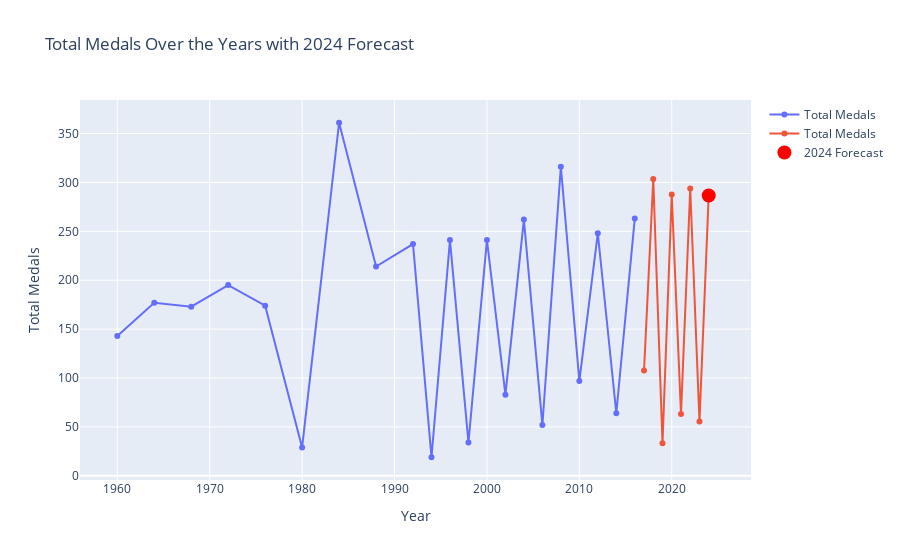
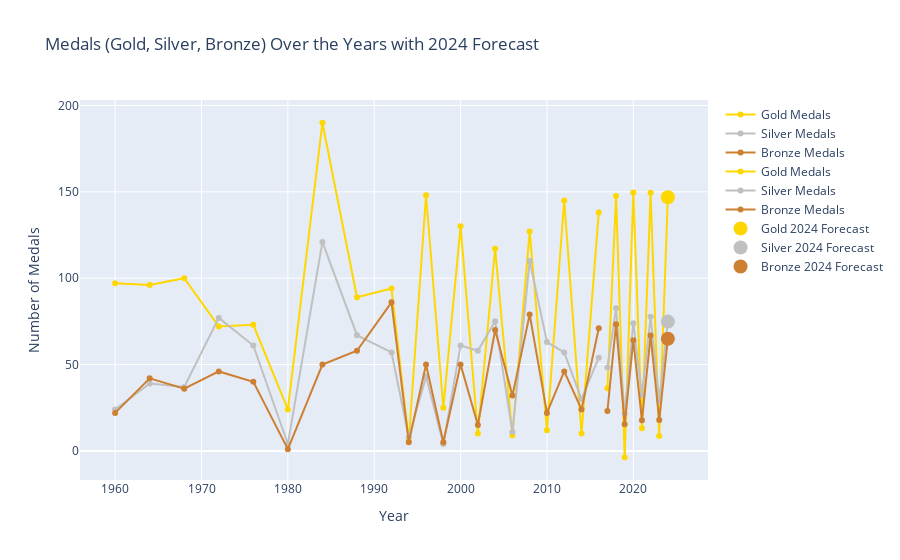
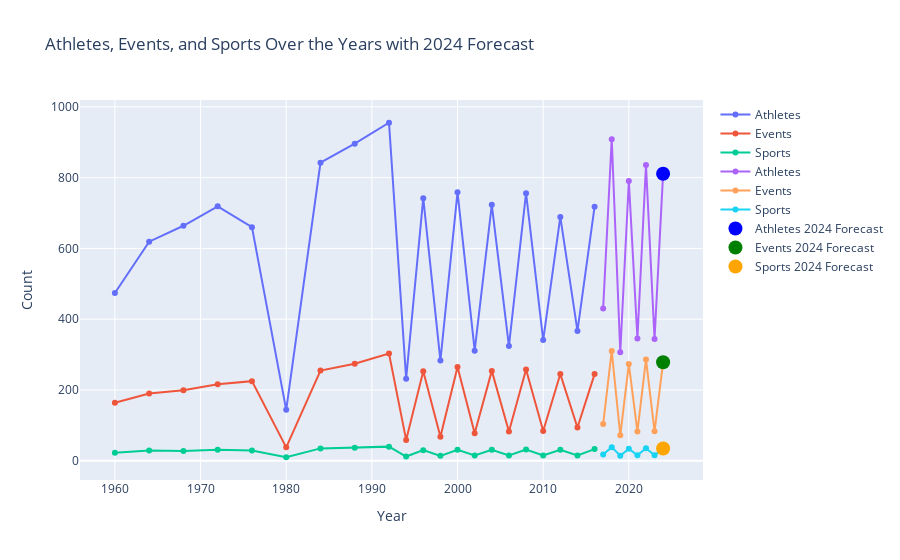

Source (notebook cell) for these figures, in order:
### Markdown cell above
## Visualizations for 2024 - USA

### Code cell
# Create traces for each plot
fig1 = go.Figure()
fig1.add_trace(go.Scatter(x=usa_data.index, y=usa_data['Total_Medals'], mode='lines+markers', name='Total Medals'))
fig1.add_trace(go.Scatter(x=forecast_df.index, y=forecast_df['Total_Medals'], mode='lines+markers', name='Total Medals'))
fig1.add_trace(go.Scatter(x=[forecast_df.index[-1]], y=[forecast_df['Total_Medals'].iloc[-1]], mode='markers', name='2024 Forecast', marker=dict(color='red', size=14)))
fig1.update_layout(title='Total Medals Over the Years with 2024 Forecast',
                   xaxis_title='Year',
                   yaxis_title='Total Medals')
fig1.show()

fig2 = go.Figure()
fig2.add_trace(go.Scatter(x=usa_data.index, y=usa_data['Gold'], mode='lines+markers', name='Gold Medals', line=dict(color='gold')))
fig2.add_trace(go.Scatter(x=usa_data.index, y=usa_data['Silver'], mode='lines+markers', name='Silver Medals', line=dict(color='silver')))
fig2.add_trace(go.Scatter(x=usa_data.index, y=usa_data['Bronze'], mode='lines+markers', name='Bronze Medals', line=dict(color='#CD7F32')))
fig2.add_trace(go.Scatter(x=forecast_df.index, y=forecast_df['Gold'], mode='lines+markers', name='Gold Medals', line=dict(color='gold')))
fig2.add_trace(go.Scatter(x=forecast_df.index, y=forecast_df['Silver'], mode='lines+markers', name='Silver Medals', line=dict(color='silver')))
fig2.add_trace(go.Scatter(x=forecast_df.index, y=forecast_df['Bronze'], mode='lines+markers', name='Bronze Medals', line=dict(color='#CD7F32')))
fig2.add_trace(go.Scatter(x=[forecast_df.index[-1]], y=[forecast_df['Gold'].iloc[-1]], mode='markers', name='Gold 2024 Forecast', marker=dict(color='gold', size=14)))
fig2.add_trace(go.Scatter(x=[forecast_df.index[-1]], y=[forecast_df['Silver'].iloc[-1]], mode='markers', name='Silver 2024 Forecast', marker=dict(color='silver', size=14)))
fig2.add_trace(go.Scatter(x=[forecast_df.index[-1]], y=[forecast_df['Bronze'].iloc[-1]], mode='markers', name='Bronze 2024 Forecast', marker=dict(color='#CD7F32', size=14)))
fig2.update_layout(title='Medals (Gold, Silver, Bronze) Over the Years with 2024 Forecast',
                   xaxis_title='Year',
                   yaxis_title='Number of Medals')
fig2.show()

fig3 = go.Figure()
fig3.add_trace(go.Scatter(x=usa_data.index, y=usa_data['Athletes'], mode='lines+markers', name='Athletes'))
fig3.add_trace(go.Scatter(x=usa_data.index, y=usa_data['Events'], mode='lines+markers', name='Events'))
fig3.add_trace(go.Scatter(x=usa_data.index, y=usa_data['Sports'], mode='lines+markers', name='Sports'))
fig3.add_trace(go.Scatter(x=forecast_df.index, y=forecast_df['Athletes'], mode='lines+markers', name='Athletes'))
fig3.add_trace(go.Scatter(x=forecast_df.index, y=forecast_df['Events'], mode='lines+markers', name='Events'))
fig3.add_trace(go.Scatter(x=forecast_df.index, y=forecast_df['Sports'], mode='lines+markers', name='Sports'))
fig3.add_trace(go.Scatter(x=[forecast_df.index[-1]], y=[forecast_df['Athletes'].iloc[-1]], mode='markers', name='Athletes 2024 Forecast', marker=dict(color='blue', size=14)))
fig3.add_trace(go.Scatter(x=[forecast_df.index[-1]], y=[forecast_df['Events'].iloc[-1]], mode='markers', name='Events 2024 Forecast', marker=dict(color='green', size=14)))
fig3.add_trace(go.Scatter(x=[forecast_df.index[-1]], y=[forecast_df['Sports'].iloc[-1]], mode='markers', name='Sports 2024 Forecast', marker=dict(color='orange', size=14)))
fig3.update_layout(title='Athletes, Events, and Sports Over the Years with 2024 Forecast',
                   xaxis_title='Year',
                   yaxis_title='Count')
fig3.show()

### Figure 1 — Plotly figure (JSON) as saved in the notebook; plotly's stock layout.template omitted (floating-point values rounded to 4 significant figures)
{"data": [{"mode": "lines+markers", "name": "Total Medals", "type": "scatter", "x": ["1960-01-01T00:00:00", "1964-01-01T00:00:00", "1968-01-01T00:00:00", "1972-01-01T00:00:00", "1976-01-01T00:00:00", "1980-01-01T00:00:00", "1984-01-01T00:00:00", "1988-01-01T00:00:00", "1992-01-01T00:00:00", "1994-01-01T00:00:00", "1996-01-01T00:00:00", "1998-01-01T00:00:00", "2000-01-01T00:00:00", "2002-01-01T00:00:00", "2004-01-01T00:00:00", "2006-01-01T00:00:00", "2008-01-01T00:00:00", "2010-01-01T00:00:00", "2012-01-01T00:00:00", "2014-01-01T00:00:00", "2016-01-01T00:00:00"], "y": [143, 177, 173, 195, 174, 29, 361, 214, 237, 19, 241, 34, 241, 83, 262, 52, 316, 97, 248, 64, 263]}, {"mode": "lines+markers", "name": "Total Medals", "type": "scatter", "x": ["2017-01-01", "2018-01-01", "2019-01-01", "2020-01-01", "2021-01-01", "2022-01-01", "2023-01-01", "2024-01-01"], "y": [107.6, 303.5, 33.27, 287.5, 63.19, 293.8, 55.46, 286.6]}, {"marker": {"color": "red", "size": 14}, "mode": "markers", "name": "2024 Forecast", "type": "scatter", "x": ["2024-01-01"], "y": [286.6]}], "layout": {"title": {"text": "Total Medals Over the Years with 2024 Forecast"}, "xaxis": {"title": {"text": "Year"}}, "yaxis": {"title": {"text": "Total Medals"}}}}

### Figure 2 — Plotly figure (JSON) as saved in the notebook; plotly's stock layout.template omitted (floating-point values rounded to 4 significant figures)
{"data": [{"line": {"color": "gold"}, "mode": "lines+markers", "name": "Gold Medals", "type": "scatter", "x": ["1960-01-01T00:00:00", "1964-01-01T00:00:00", "1968-01-01T00:00:00", "1972-01-01T00:00:00", "1976-01-01T00:00:00", "1980-01-01T00:00:00", "1984-01-01T00:00:00", "1988-01-01T00:00:00", "1992-01-01T00:00:00", "1994-01-01T00:00:00", "1996-01-01T00:00:00", "1998-01-01T00:00:00", "2000-01-01T00:00:00", "2002-01-01T00:00:00", "2004-01-01T00:00:00", "2006-01-01T00:00:00", "2008-01-01T00:00:00", "2010-01-01T00:00:00", "2012-01-01T00:00:00", "2014-01-01T00:00:00", "2016-01-01T00:00:00"], "y": [97, 96, 100, 72, 73, 24, 190, 89, 94, 6, 148, 25, 130, 10, 117, 9, 127, 12, 145, 10, 138]}, {"line": {"color": "silver"}, "mode": "lines+markers", "name": "Silver Medals", "type": "scatter", "x": ["1960-01-01T00:00:00", "1964-01-01T00:00:00", "1968-01-01T00:00:00", "1972-01-01T00:00:00", "1976-01-01T00:00:00", "1980-01-01T00:00:00", "1984-01-01T00:00:00", "1988-01-01T00:00:00", "1992-01-01T00:00:00", "1994-01-01T00:00:00", "1996-01-01T00:00:00", "1998-01-01T00:00:00", "2000-01-01T00:00:00", "2002-01-01T00:00:00", "2004-01-01T00:00:00", "2006-01-01T00:00:00", "2008-01-01T00:00:00", "2010-01-01T00:00:00", "2012-01-01T00:00:00", "2014-01-01T00:00:00", "2016-01-01T00:00:00"], "y": [24, 39, 37, 77, 61, 4, 121, 67, 57, 8, 43, 4, 61, 58, 75, 11, 110, 63, 57, 30, 54]}, {"line": {"color": "#CD7F32"}, "mode": "lines+markers", "name": "Bronze Medals", "type": "scatter", "x": ["1960-01-01T00:00:00", "1964-01-01T00:00:00", "1968-01-01T00:00:00", "1972-01-01T00:00:00", "1976-01-01T00:00:00", "1980-01-01T00:00:00", "1984-01-01T00:00:00", "1988-01-01T00:00:00", "1992-01-01T00:00:00", "1994-01-01T00:00:00", "1996-01-01T00:00:00", "1998-01-01T00:00:00", "2000-01-01T00:00:00", "2002-01-01T00:00:00", "2004-01-01T00:00:00", "2006-01-01T00:00:00", "2008-01-01T00:00:00", "2010-01-01T00:00:00", "2012-01-01T00:00:00", "2014-01-01T00:00:00", "2016-01-01T00:00:00"], "y": [22, 42, 36, 46, 40, 1, 50, 58, 86, 5, 50, 5, 50, 15, 70, 32, 79, 22, 46, 24, 71]}, {"line": {"color": "gold"}, "mode": "lines+markers", "name": "Gold Medals", "type": "scatter", "x": ["2017-01-01", "2018-01-01", "2019-01-01", "2020-01-01", "2021-01-01", "2022-01-01", "2023-01-01", "2024-01-01"], "y": [36.28, 147.6, -3.685, 149.6, 13.15, 149.4, 8.602, 146.8]}, {"line": {"color": "silver"}, "mode": "lines+markers", "name": "Silver Medals", "type": "scatter", "x": ["2017-01-01", "2018-01-01", "2019-01-01", "2020-01-01", "2021-01-01", "2022-01-01", "2023-01-01", "2024-01-01"], "y": [48.23, 82.55, 21.49, 73.92, 32.33, 77.61, 29.0, 74.87]}, {"line": {"color": "#CD7F32"}, "mode": "lines+markers", "name": "Bronze Medals", "type": "scatter", "x": ["2017-01-01", "2018-01-01", "2019-01-01", "2020-01-01", "2021-01-01", "2022-01-01", "2023-01-01", "2024-01-01"], "y": [23.11, 73.37, 15.47, 64.01, 17.7, 66.8, 17.86, 64.95]}, {"marker": {"color": "gold", "size": 14}, "mode": "markers", "name": "Gold 2024 Forecast", "type": "scatter", "x": ["2024-01-01"], "y": [146.8]}, {"marker": {"color": "silver", "size": 14}, "mode": "markers", "name": "Silver 2024 Forecast", "type": "scatter", "x": ["2024-01-01"], "y": [74.87]}, {"marker": {"color": "#CD7F32", "size": 14}, "mode": "markers", "name": "Bronze 2024 Forecast", "type": "scatter", "x": ["2024-01-01"], "y": [64.95]}], "layout": {"title": {"text": "Medals (Gold, Silver, Bronze) Over the Years with 2024 Forecast"}, "xaxis": {"title": {"text": "Year"}}, "yaxis": {"title": {"text": "Number of Medals"}}}}

### Figure 3 — Plotly figure (JSON) as saved in the notebook; plotly's stock layout.template omitted (floating-point values rounded to 4 significant figures)
{"data": [{"mode": "lines+markers", "name": "Athletes", "type": "scatter", "x": ["1960-01-01T00:00:00", "1964-01-01T00:00:00", "1968-01-01T00:00:00", "1972-01-01T00:00:00", "1976-01-01T00:00:00", "1980-01-01T00:00:00", "1984-01-01T00:00:00", "1988-01-01T00:00:00", "1992-01-01T00:00:00", "1994-01-01T00:00:00", "1996-01-01T00:00:00", "1998-01-01T00:00:00", "2000-01-01T00:00:00", "2002-01-01T00:00:00", "2004-01-01T00:00:00", "2006-01-01T00:00:00", "2008-01-01T00:00:00", "2010-01-01T00:00:00", "2012-01-01T00:00:00", "2014-01-01T00:00:00", "2016-01-01T00:00:00"], "y": [474, 619, 664, 719, 660, 144, 842, 896, 955, 232, 742, 283, 759, 311, 723, 324, 756, 341, 689, 367, 718]}, {"mode": "lines+markers", "name": "Events", "type": "scatter", "x": ["1960-01-01T00:00:00", "1964-01-01T00:00:00", "1968-01-01T00:00:00", "1972-01-01T00:00:00", "1976-01-01T00:00:00", "1980-01-01T00:00:00", "1984-01-01T00:00:00", "1988-01-01T00:00:00", "1992-01-01T00:00:00", "1994-01-01T00:00:00", "1996-01-01T00:00:00", "1998-01-01T00:00:00", "2000-01-01T00:00:00", "2002-01-01T00:00:00", "2004-01-01T00:00:00", "2006-01-01T00:00:00", "2008-01-01T00:00:00", "2010-01-01T00:00:00", "2012-01-01T00:00:00", "2014-01-01T00:00:00", "2016-01-01T00:00:00"], "y": [164, 190, 199, 216, 225, 38, 255, 274, 303, 59, 253, 68, 265, 78, 254, 83, 258, 84, 245, 94, 245]}, {"mode": "lines+markers", "name": "Sports", "type": "scatter", "x": ["1960-01-01T00:00:00", "1964-01-01T00:00:00", "1968-01-01T00:00:00", "1972-01-01T00:00:00", "1976-01-01T00:00:00", "1980-01-01T00:00:00", "1984-01-01T00:00:00", "1988-01-01T00:00:00", "1992-01-01T00:00:00", "1994-01-01T00:00:00", "1996-01-01T00:00:00", "1998-01-01T00:00:00", "2000-01-01T00:00:00", "2002-01-01T00:00:00", "2004-01-01T00:00:00", "2006-01-01T00:00:00", "2008-01-01T00:00:00", "2010-01-01T00:00:00", "2012-01-01T00:00:00", "2014-01-01T00:00:00", "2016-01-01T00:00:00"], "y": [23, 29, 28, 31, 29, 10, 35, 37, 40, 12, 30, 14, 31, 15, 31, 15, 32, 15, 31, 15, 33]}, {"mode": "lines+markers", "name": "Athletes", "type": "scatter", "x": ["2017-01-01", "2018-01-01", "2019-01-01", "2020-01-01", "2021-01-01", "2022-01-01", "2023-01-01", "2024-01-01"], "y": [430.5, 908.7, 306.8, 790.6, 345.8, 835.4, 344.4, 810.8]}, {"mode": "lines+markers", "name": "Events", "type": "scatter", "x": ["2017-01-01", "2018-01-01", "2019-01-01", "2020-01-01", "2021-01-01", "2022-01-01", "2023-01-01", "2024-01-01"], "y": [103.7, 310.3, 71.81, 273.4, 82.42, 286.5, 83.25, 278.5]}, {"mode": "lines+markers", "name": "Sports", "type": "scatter", "x": ["2017-01-01", "2018-01-01", "2019-01-01", "2020-01-01", "2021-01-01", "2022-01-01", "2023-01-01", "2024-01-01"], "y": [17.8, 38.56, 14.51, 33.96, 15.7, 35.62, 15.79, 34.7]}, {"marker": {"color": "blue", "size": 14}, "mode": "markers", "name": "Athletes 2024 Forecast", "type": "scatter", "x": ["2024-01-01"], "y": [810.8]}, {"marker": {"color": "green", "size": 14}, "mode": "markers", "name": "Events 2024 Forecast", "type": "scatter", "x": ["2024-01-01"], "y": [278.5]}, {"marker": {"color": "orange", "size": 14}, "mode": "markers", "name": "Sports 2024 Forecast", "type": "scatter", "x": ["2024-01-01"], "y": [34.7]}], "layout": {"title": {"text": "Athletes, Events, and Sports Over the Years with 2024 Forecast"}, "xaxis": {"title": {"text": "Year"}}, "yaxis": {"title": {"text": "Count"}}}}
